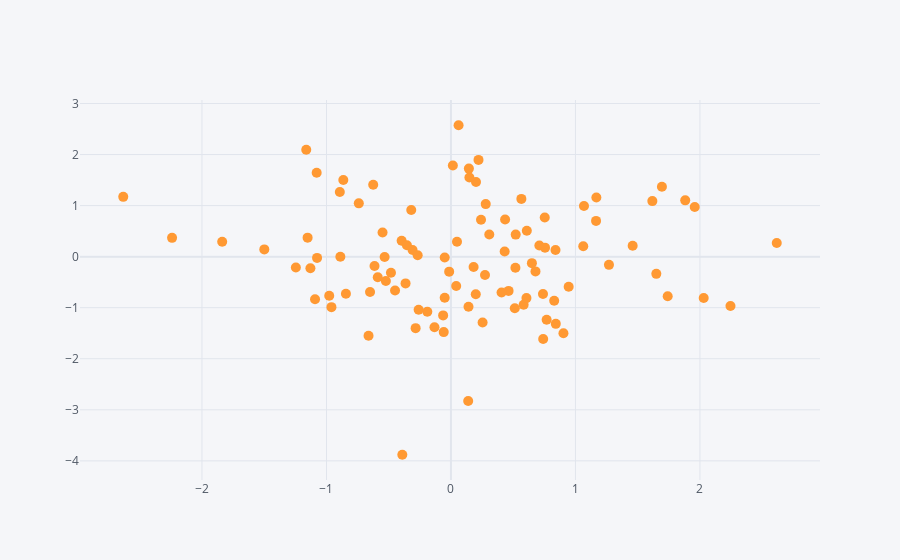

The notebook cell this image was saved under:
### Markdown cell above
## Scatter

### Code cell
df.iplot(kind='scatter',x='A',y='B',mode='markers',size=10)
